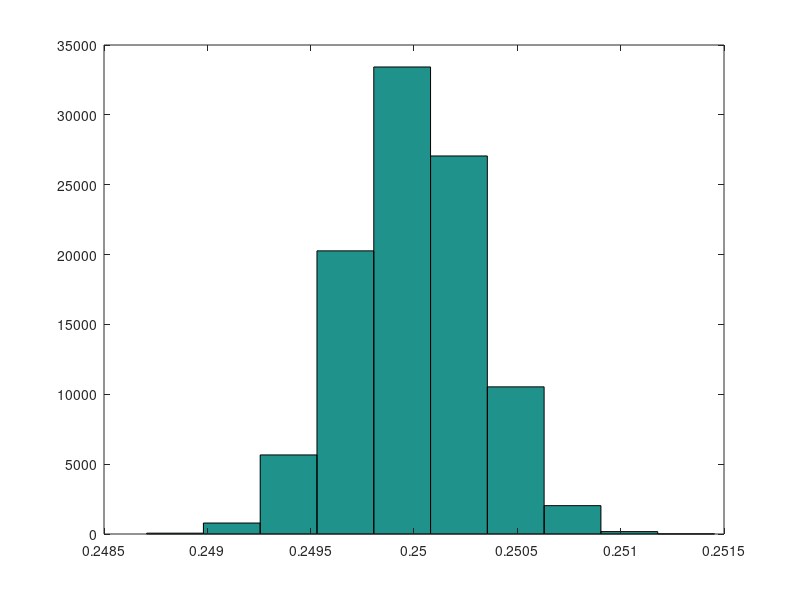
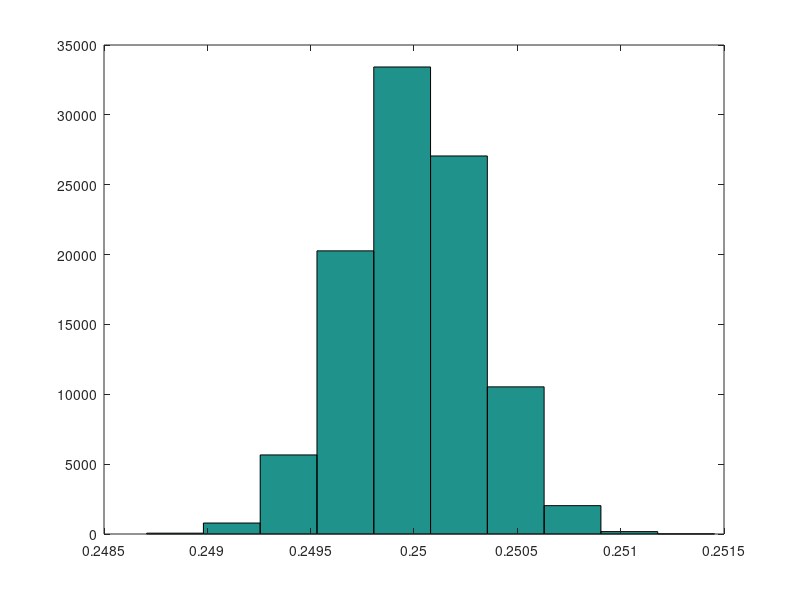
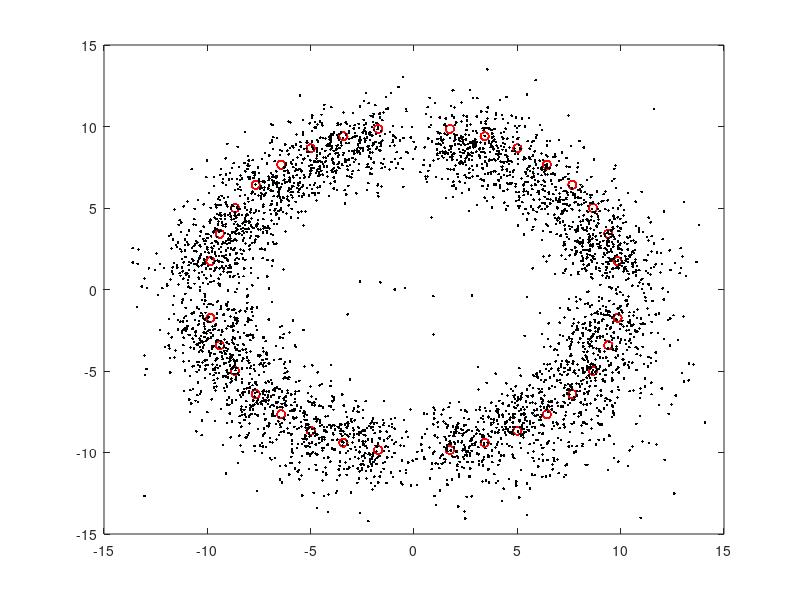
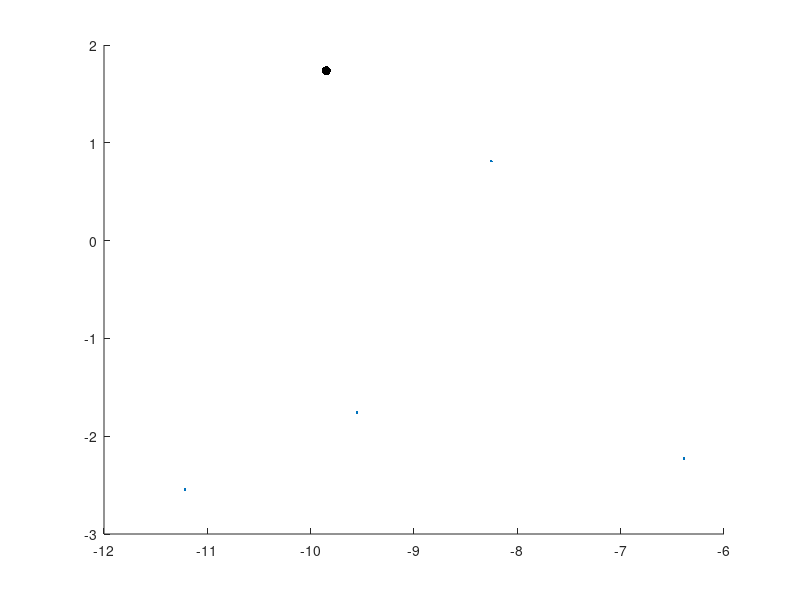

Here is the MATLAB script that generated these plots, in order: (Note: this script raises an error after producing the figures.)
%% understanding Jbar, tau, and sigma

sigma = 5;
Jbar = 16;
tau = .0001;

nSamps = 1e5;
samps = sqrt(1./gamrnd(Jbar/tau,tau,1,nSamps));

hist(1./samps.^2)
hist(samps)

figure; hist(samps)
mean(samps)

%% ==========================================================
%             STUFF WITH ACTUAL DATA!
% ===========================================================
% 08.25.2016

% load in data file
load('group_data.mat')

% rename useful columns of group_data.mat
data_subj = group_data(:,1);
data_priority = group_data(:,2);
data_discsize = group_data(:,4);
response_x = group_data(:,6);
response_y = group_data(:,7);
target_x = 10*cosd(group_data(:,13)); % x location
target_y = 10*sind(group_data(:,13)); % y location

% 
idx = find(isnan(response_x) | isnan(response_y) | isnan(target_x) | isnan(target_y)  ); % delete nans 
response_x(idx) = [];
response_y(idx) = [];
target_x(idx) = [];
target_y(idx) = [];
data_priority(idx) = [];
data_subj(idx) = [];
data_discsize(idx) = [];

% errors
error_x = response_x - target_x;
error_y = response_y - target_y;
error_euclid = sqrt(error_x.^2 + error_y.^2);

idx = error_euclid > 13;
idx = idx | (data_discsize > 13); % delete stuff with disc size > 13
error_x(idx) = [];
error_y(idx) = [];
error_euclid(idx) = [];
response_x(idx) = [];
response_y(idx) = [];
target_x(idx) = [];
target_y(idx) = [];
data_priority(idx) = [];
data_subj(idx) = [];
data_discsize(idx) = [];

% % project everything onto first quadrant
% sign_x = sign(target_x);
% sign_y = sign(target_y);
% response_x = response_x.*sign_x;
% response_y = response_y.*sign_y;
% target_x = target_x.*sign_x;
% target_y = target_y.*sign_y;

% priority and subject numbers
priorityVec = unique(data_priority); % priority condition
nPriorities = length(priorityVec);
titleVec = {'low','med','high'};
subjVec = unique(data_subj);
nSubj = length(subjVec);

% changing to polar coordinates
[target_theta, target_rho] = cart2pol(target_x,target_y);
[response_theta, response_rho] = cart2pol(response_x,response_y);

% errors
error_rho = response_rho - target_rho;
error_theta = response_theta - target_theta;



%% plot raw data (targets and responses)
figure;
plot(target_x,target_y,'ro')
hold on; 
plot(response_x,response_y,'k.')

%% plotting mean and covariance plot of each of 8 target locations
% best if you project onto one quadrant (see section above)

for isubj = 1:nSubj
    subjnum = subjVec(isubj);
    
    for ipriority = 1:nPriorities;
        priority = priorityVec(ipriority);
        
        figure;
        targets_x = unique(target_x);
        for itarget = 1:length(targets_x);
            currtarget_y = target_y(find(target_x == targets_x(itarget),1,'first')); % value of corresponding y_cordingate
            idxx = target_x == targets_x(itarget); % trials which have the correct target
            idxxx = idxx & (data_priority == priority) & (data_subj == subjnum); % correct target, priority condition, and subject number
            
            hold on;
            plot(targets_x(itarget),currtarget_y,'k.','MarkerSize',20)
            plot(response_x(idxxx),response_y(idxxx),'.')
            
            % get and plot cov circle for each target
            responses = [response_x(idxxx) response_y(idxxx)];
            covMat = cov(responses);
            circle = bsxfun(@plus,mean(responses),[cos(linspace(0,2*pi,50))' sin(linspace(0,2*pi,50))']*covMat);
            plot(circle(:,1),circle(:,2),'Color',aspencolors('coral')); % plot covariance circle
            
        end
        defaultplot;
        title(['subj' num2str(subjnum) ' ' titleVec{ipriority} ' priority'])
        axis equal
%         savefig(gcf,['subj' num2str(subjnum) '_' titleVec{ipriority} ])
%         savefig(gcf,['subj' num2str(subjnum) '_' titleVec{ipriority} '.png' ])
    end
end

%% plot of distribution of error and disc size with priority
nBins = 13;

colorVec = {'k','b','r'};
figure; hold on;
centers = linspace(0,12,nBins);
for ipriority = 1:nPriorities;
    priority = priorityVec(ipriority);
    
    idx = data_priority == priority; 
    %     [counts] = hist(error_euclid(idx),centers);
    [counts] = hist(data_discsize(idx),centers);
    counts = counts./sum(counts);
    
    plot(centers,counts,colorVec{ipriority})
    
end
defaultplot

%% main effects of error and disc size from priority

discsizeMat = nan(nSubj,nPriorities);
euclideanerrorMat = discsizeMat;
rhoerrorMat = discsizeMat; thetaerrorMat = discsizeMat;
for isubj = 1:nSubj;
    subjnum = subjVec(isubj);
    
    for ipriority = 1:nPriorities;
        priority = priorityVec(ipriority);
        
        idx = (data_subj == subjnum) & (data_priority == priority); % indices of trials for current subject
        
        % euclidean error
        euclideanerrorMat(isubj,ipriority) = mean(error_euclid(idx));
        euclideanvarMat(isubj,ipriority) = var(error_euclid(idx));
        
        % mean other errors
        rhoerrorMat(isubj,ipriority) = mean(error_rho(idx));
        thetaerrorMat(isubj,ipriority) = mean(error_theta(idx));
        
        % mean disc size
        discsizeMat(isubj,ipriority) = mean(data_discsize(idx));
    end
    
end

% mean euclidean error main effect
figure;
meaneucliderror = mean(euclideanerrorMat);
semeucliderror = std(euclideanerrorMat)/sqrt(nSubj);
errorbar(meaneucliderror,semeucliderror,'k','LineStyle','none')
set(gca,'XTick',[1 2 3],'XTickLabel',[0.1 0.3 0.6])
xlabel('priority'); title('mean euclidean error'); defaultplot;

% var euclidean error main effect
figure;
meanvareucliderror = mean(euclideanvarMat);
semvareucliderror = std(euclideanvarMat)/sqrt(nSubj);
errorbar(meanvareucliderror,semvareucliderror,'k','LineStyle','none')
set(gca,'XTick',[1 2 3],'XTickLabel',[0.1 0.3 0.6])
xlabel('priority'); title('euclidean error variance'); defaultplot;

% % mean disc size
% figure;
% meandiscsize = mean(discsizeMat);
% semdiscsize = std(discsizeMat)/sqrt(nSubj);
% errorbar(meandiscsize,semdiscsize,'k','LineStyle','none')
% set(gca,'XTick',[1 2 3],'XTickLabel',[0.1 0.3 0.6])
% xlabel('priority'); title('discsize'); defaultplot;

%% plotting bias as a function of priority across or within each subject

aveplot = 1;
indvlplot = 0;

biasVec_theta = nan(nSubj,nPriorities);
varVec_theta = nan(nSubj,nPriorities);
biasVec_rho = nan(nSubj,nPriorities);
varVec_rho = nan(nSubj,nPriorities);
for isubj = 1:nSubj % for each subject
    subjnum = subjVec(isubj);
    
    for ipriority = 1:nPriorities % for each priority
        priority = priorityVec(ipriority);
        idx = (data_subj == subjnum) & (data_priority == priority); % indices of trials for current subject
        
        % calculating bias and variance of rho and theta
        biasVec_rho(isubj,ipriority) = mean(error_rho(idx));
        varVec_rho(isubj,ipriority) = var(error_rho(idx));
        biasVec_theta(isubj,ipriority) = mean(error_theta(idx));
        varVec_theta(isubj,ipriority) = var(error_theta(idx));
    end
    
    if (indvlplot)
        figure;
        subplot(2,2,1); 
        plot(biasVec_rho(isubj,:),'ko')
        title('bias rho')
        defaultplot;
        
        subplot(2,2,2); 
        plot(biasVec_theta(isubj,:),'ko')
        title('bias theta')
        defaultplot;
        
        subplot(2,2,3); 
        plot(varVec_rho(isubj,:),'ko')
        title('variance rho')
        defaultplot;
        
        subplot(2,2,4); 
        plot(varVec_theta(isubj,:),'ko')
        title('variance theta')
        defaultplot;
        
        pause;
    end
end

if (aveplot)
    figure;
    subplot(2,2,1);
    mean_bias_rho = mean(biasVec_rho);
    sem_bias_rho = std(biasVec_rho)/sqrt(size(biasVec_rho,1));
    errorbar(mean_bias_rho,sem_bias_rho,'k')
    set(gca,'XTick',[1 2 3],'XTickLabel',[0.1 0.3 0.6])
    xlabel('priority'); title('bias rho'); defaultplot;
    
    subplot(2,2,2);
    mean_bias_theta = mean(biasVec_theta);
    sem_bias_theta = std(biasVec_theta)/sqrt(size(biasVec_theta,1));
    errorbar(mean_bias_theta,sem_bias_theta,'k')
    set(gca,'XTick',[1 2 3],'XTickLabel',[0.1 0.3 0.6])
    xlabel('priority'); title('bias theta'); defaultplot;
    
    subplot(2,2,3);
    mean_var_rho = mean(varVec_rho);
    sem_var_rho = std(varVec_rho)/sqrt(size(varVec_rho,1));
    errorbar(mean_var_rho,sem_var_rho,'k')
    set(gca,'XTick',[1 2 3],'XTickLabel',[0.1 0.3 0.6])
    xlabel('priority'); title('variance rho'); defaultplot;
    
    subplot(2,2,4);
    mean_var_theta = mean(varVec_theta);
    sem_var_theta = std(varVec_theta)/sqrt(size(varVec_theta,1));
    errorbar(mean_var_theta,sem_var_theta,'k')
    set(gca,'XTick',[1 2 3],'XTickLabel',[0.1 0.3 0.6])
    xlabel('priority'); title('variance theta'); defaultplot;
end

%% scatterplot of disc size vs error (euclidean or circular tangential)

plot(data_discsize,error_euclid,'.')

%% plot of variances for different priorities (with cov matrix)

% project everything onto first quadrant (may or may not have already done
% this)
sign_x = sign(target_x);
sign_y = sign(target_y);
response_x = response_x.*sign_x;
response_y = response_y.*sign_y;
target_x = target_x.*sign_x;
target_y = target_y.*sign_y;

% changing to polar coordinates
[target_theta, target_rho] = cart2pol(target_x,target_y);
[response_theta, response_rho] = cart2pol(response_x,response_y);

% collapse them all onto the same spot
error_x = response_x - target_x;
error_y = response_y - target_y;

colorVec = {'r','b','k'};
figure; 
for ipriority = 1:nPriorities
    priority = priorityVec(ipriority);
    idx = (data_priority == priority); % indices of trials for current priority
    
    % plot target and responses
    subplot(2,2,ipriority); hold on
    plot(error_x(idx),error_y(idx),'.','Color',[0.7 0.7 0.7]) % errors
    plot(0,0,'k.','MarkerSize',14) % target
    title(num2str(priority))
    defaultplot
    
    % plot covariance matrix
    covMat = cov([error_x(idx) error_y(idx)]);
    circle = bsxfun(@plus,mean([error_x(idx) error_y(idx)]),[cos(linspace(0,2*pi,50))' sin(linspace(0,2*pi,50))']*covMat);
    plot(circle(:,1),circle(:,2),colorVec{ipriority}); % plot covariance circle
    
    % plot just covariance matrices on top of one another
    subplot(2,2,4); hold on
    plot(circle(:,1),circle(:,2),colorVec{ipriority}); % plot covariance circle
    axis([-10 10 -20 20])
    defaultplot
end

%% calculate correlation coefficient between euclidean error and discsize

standardized_discsize = nan(size(data_discsize));
standardized_error = nan(size(error_euclid));
for isubj = 1:nSubj
    subjnum = subjVec(isubj);
    
    idx = data_subj == subjnum;
    
    discsize = data_discsize(idx);
    euclideanerror = error_euclid(idx);
    
    % standardize them
    discsize = (discsize - mean(discsize))./std(discsize);
    euclideanerror = (euclideanerror - mean(euclideanerror))./std(euclideanerror);
    
    % put them back
    standardized_error(idx) = euclideanerror;
    standardized_discsize(idx) = discsize;    
end

% overall coreelation
[r,p] = corrcoef(standardized_error,standardized_discsize)

rVec = nan(1,nPriorities); pVec = rVec;
for ipriority = 1:nPriorities;
    priority = priorityVec(ipriority);
    idx = data_priority == priority;
    
    [r,p] = corrcoef(standardized_error(idx),standardized_discsize(idx));
    rVec(ipriority) = r(2);
    pVec(ipriority) = p(2);
end


%% plotting quantile bins of error with discsize

nQuantiles = 5;
meandiscsizeVec = nan(nSubj,nPriorities,nQuantiles);
meaneuclideanerrorVec = meandiscsizeVec; 
meanangularerrorVec = meandiscsizeVec;

for isubj = 1:nSubj
    subjnum = subjVec(isubj);
    
    idx = (data_subj == subjnum);
    
    % get the relevant informtion for current subject and priority
    Discsize = data_discsize(idx);
    Euclideanerror = error_euclid(idx);
    Angularerror = error_theta(idx);
    PriorityVec = data_priority(idx);
    
    % standardizing discsize data
    Discsize = (Discsize - mean(Discsize))./std(Discsize);
    Euclideanerror = (Euclideanerror - mean(Euclideanerror))./std(Euclideanerror);
    
    for ipriority = 1:nPriorities
        priority = priorityVec(ipriority);
        
        idxx = (PriorityVec == priority); % correct subject number and priority
        
        % get the relevant informtion for current subject and priority
        discsize = Discsize(idxx);
        euclideanerror = Euclideanerror(idxx);
        angularerror = Angularerror(idxx);
        
        % sort by increasing discsize
        [discsize, I] = sort(discsize);
        euclideanerror = euclideanerror(I);
        angularerror = angularerror(I);
        
        % chop up into quantiles
        ndatapoints = length(discsize);
        idx_quantile = [0 round([1:nQuantiles].*(ndatapoints/nQuantiles))];

        for iquantile = 1:nQuantiles
            meandiscsizeVec(isubj,ipriority,iquantile) = mean(discsize(idx_quantile(iquantile)+1:idx_quantile(iquantile+1)));
            meaneuclideanerrorVec(isubj,ipriority,iquantile) = mean(euclideanerror(idx_quantile(iquantile)+1:idx_quantile(iquantile+1)));
            meanangularerrorVec(isubj,ipriority,iquantile) = mean(angularerror(idx_quantile(iquantile)+1:idx_quantile(iquantile+1)));
        end
        
    end
end

% means and SEMs across subjects
mean_discsize = squeeze(mean(meandiscsizeVec));
mean_euclideanerror = squeeze(mean(meaneuclideanerrorVec));
mean_angularerror = squeeze(mean(meanangularerrorVec));
sem_discsize = squeeze(std(meandiscsizeVec))/sqrt(nSubj);
sem_euclideanerror = squeeze(std(meaneuclideanerrorVec))/sqrt(nSubj);
sem_angularerror = squeeze(std(meanangularerrorVec))/sqrt(nSubj);

% plot euclidean error
colorVec = {'k','b','r'};
figure; hold on;
for ipriority = 1:nPriorities;
    errorbar(mean_discsize(ipriority,:),mean_euclideanerror(ipriority,:),sem_euclideanerror(ipriority,:),colorVec{ipriority});
end
defaultplot;
ylabel('euclidean error')
xlabel('disc size quantile')


% % plot
% figure; hold on;
% for ipriority = 1:nPriorities;
%     errorbar(mean_angularerror(ipriority,:),sem_angularerror(ipriority,:),colorVec{ipriority});
% end
% defaultplot;
% ylabel('angular error')
% xlabel('disc size quantile')
